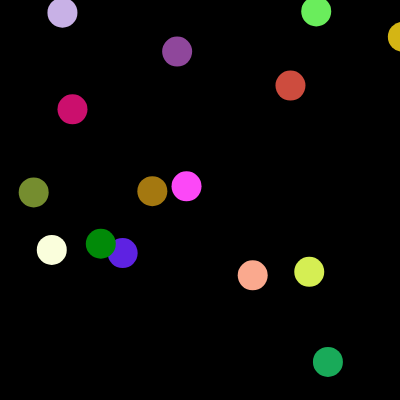
Frame 1 (no input)
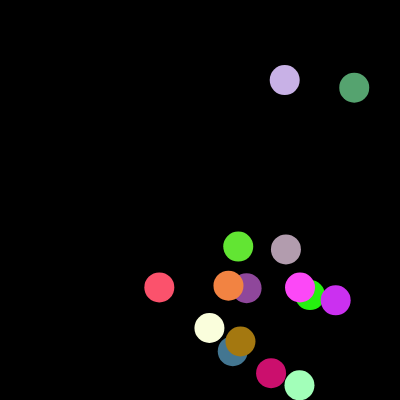
Frame 60 (no input)
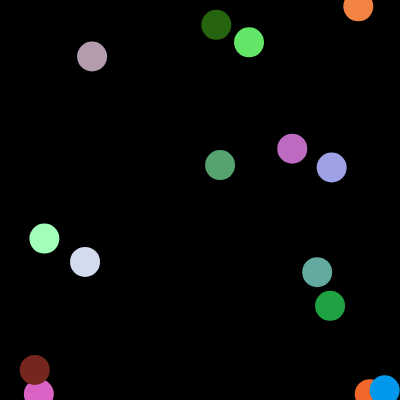
Frame 120 (the mouse pressed at the canvas centre since frame 60)

The p5.js sketch that drew these frames (run headless with seeded random() and noise() and a simulated clock; from frame 60 on, the mouse is pressed at the canvas centre):

// p5.js sketch
// ── sketch.js
let circles = [];  // Array to hold multiple bouncing objects
let numCircles = 15;  // Number of bouncing objects

function setup() {
  createCanvas(400, 400);

  // Initialize each circle with random position, speed, and color
  for (let i = 0; i < numCircles; i++) {
    circles.push({
      x: random(width),
      y: random(height),
      xspeed: random(1, 6),
      yspeed: random(1, 6), //both are a random speed 1-6
      color: color(random(255), random(255), random(255))
    });
  }
}

function draw() {
  background("black"); // i made the background black because it looks cool

  // Loop through each circle and update its position
  for (let i = 0; i < circles.length; i++) {
    let c = circles[i];

    // collision with left/right edges
    if (c.x < 0 || c.x > width) {
      c.xspeed = c.xspeed * -1;
      c.color = color(random(255), random(255), random(255));  // Change color whgen it hits the side
    }

    // collision with top/bottom edges
    if (c.y < 0 || c.y > height) {
      c.yspeed = c.yspeed * -1;
      c.color = color(random(255), random(255), random(255));  // Change color whgen it hits the side
    }

    // Update position
    c.x = c.x + c.xspeed;
    c.y = c.y + c.yspeed;

    // Draw the circle with its specific color
    fill(c.color);
    noStroke();
    circle(c.x, c.y, 30); //size of circle
  }
}
